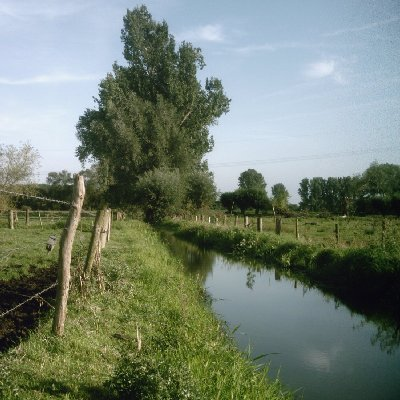
#> input picture assembly/manejo_Img/prueba1.jpg, 400 x 400 px
$ python 'Generación_grayscale.py'
#> lines starting #> are read from the running program, lines starting #| are printed output that depends on the picture
from PIL import Image

def image_to_grayscale_string(image_path, output_file):
    # Open the image and convert to grayscale
#> called with image_path = 'prueba1.jpg', output_file = 'output_grayscale1.txt'
    img = Image.open(image_path).convert("L")
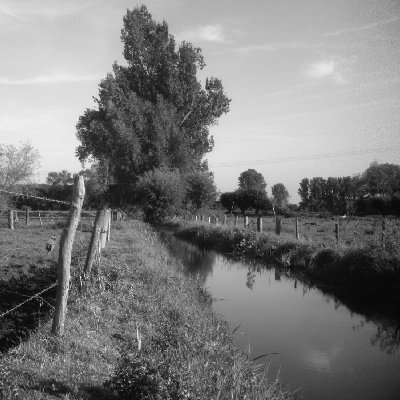
#> img: PIL image 400x400 L; min 0, max 251, mean 123.7
    # Resize to 400x400 if it's not already
    img = img.resize((400, 400))

    with open(output_file, "w") as file:
        # Iterate through each pixel and get the grayscale value
        for y in range(400):
            for x in range(400):
                # Get the pixel value and convert to hexadecimal
                pixel_value = img.getpixel((x, y))
                hex_value = f"{pixel_value:02X}"
                # Write to the output file
                file.write(f"{hex_value}\n")

    print(f"Grayscale values have been written to {output_file}")

# Example usage
image_path = "prueba1.jpg"  # Replace with your image path
output_file = "output_grayscale1.txt"
image_to_grayscale_string(image_path, output_file)

$ run again, with assembly/manejo_Img/prueba2.jpg copied over assembly/manejo_Img/prueba1.jpg
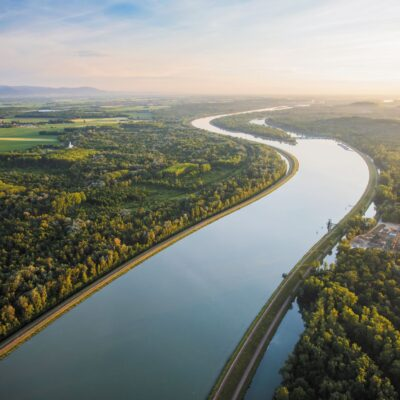
#> input picture assembly/manejo_Img/prueba2.jpg, 400 x 400 px
#> in image_to_grayscale_string, `img = Image.open(image_path).convert("L")`:
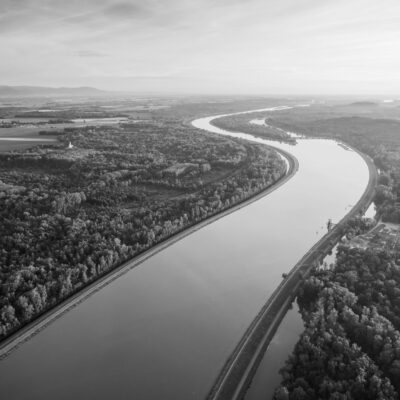
#> img: PIL image 400x400 L; min 4, max 248, mean 133.3
